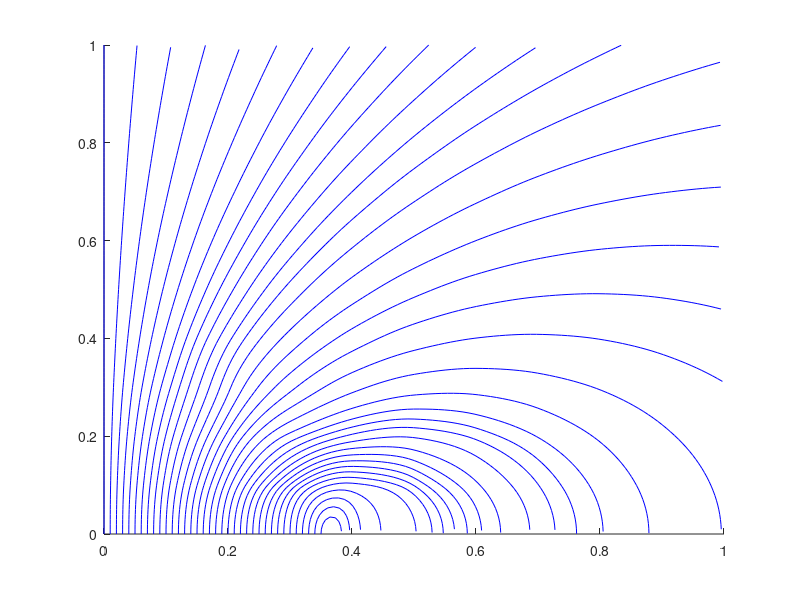

MATLAB code to generate this figure: (Note: this script raises an error after producing the figure.)
a = 0.35;
[X,Y] = meshgrid(0:0.1:1);
[theta,r] = cart2pol(Y,X);
rout = r; rin = r;
rin(find(rin>a))=NaN;
rout(find(rout<a))=NaN;
Boutr = 0;
Binr = 0;
BoutQ = 0 ;
BinQ = 0;

for k=1:2:43
    fun10 = legendre(k,0);
    fun0 = fun10(2);
    fun = legendre(k,cos(theta));
    rfun = squeeze(fun(1,:,:));
    Qfun = squeeze(fun(2,:,:));
    % -----------------------------------------
    Cr = 1/a^k*(rin).^(k-1); % 球内 r 分量
    Bkinr = -1/2*fun0*Cr.*rfun; % 第 k 项
    Binr = Binr+Bkinr; % 总和
    CQ = 1/k/a^k*rin.^(k-1); % 球内 theta 分量
    BkinQ = -1/2*fun0*CQ.*Qfun;
    BinQ = BinQ+BkinQ;
    % -----------------------------------------
    Dr = a^(k+1)./rout.^(k+2); % 球外 r 分量
    Bkoutr = -1/2*fun0*Dr.*rfun; 
    Boutr = Boutr + Bkoutr;
    DQ = 1/(k+1)*a^(k+1)./rout.^(k+2); % 球外 theta 分量
    BkoutQ = 1/2*fun0*DQ.*Qfun;
    BoutQ = BoutQ+BkoutQ;
end

L1 = isnan(Binr); % 将非数元素找出并赋为零
Binr(find(L1==1))=0; BinQ(find(L1==1))=0;
L2 = isnan(Boutr); % 将非数元素找出并赋为零
Boutr(find(L2==1))=0; BoutQ(find(L2==1))=0;
Br = Binr+Boutr; BQ = BinQ+BoutQ; % 合并成一个场 B
By = Br.*cos(theta)-BQ.*sin(theta); % 换成直角坐标以作流线图
Bx = Br.*sin(theta)+BQ.*cos(theta);
vy = 0; vx = [0:0.01:0.35];
[Vx,Vy] = meshgrid(vx,vy);
cla
streamline(X,Y,Bx,By,Vx,Vy)
hold on
streamline(-X,Y,-Bx,By,-Vx,Vy) % 利用对称性画其余象限
streamline(-X,-Y,-Bx,-By,-Vx,-Vy)
streamline(X,-Y,Bx,-By,Vx,-Vy)
title('B 的场线')
figure
subplot(221)
surf(X,Y,Br)
title('Br 分量')
view(-130,20)
subplot(222)
contour(X,Y,Br,10)
title('Br 的等值线')
subplot(223)
surf(X,Y,BQ)
title('B_{\theta}分量')
subplot(224)
contour(X,Y,BQ,10)
title('B_{\theta}的等值线')
